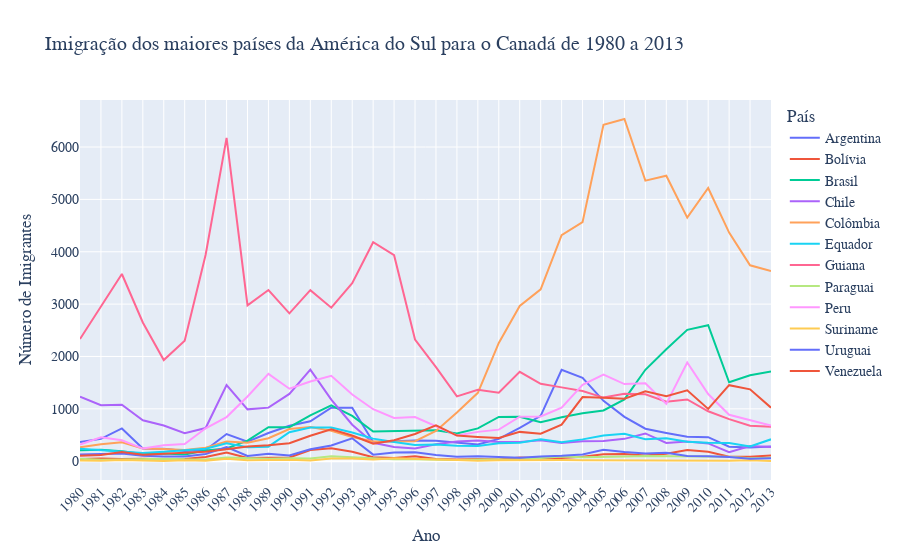

Notebook code for this chart:
### Code cell
import plotly.express as px
fig = px.line(america_sul_final, x = america_sul_final.index, y = america_sul_final.columns, color = 'País',
              title = "Imigração dos maiores países da América do Sul para o Canadá de 1980 a 2013"
              )
#
fig.update_layout(xaxis = {'tickangle': -45},
                  xaxis_title = 'Ano',
                  yaxis_title = 'Número de Imigrantes',
                  font_family="Arial",
                  font_size=14,
                  )
fig.show()

### Figure 1 — Plotly figure (JSON) as saved in the notebook; plotly's stock layout.template omitted (floating-point values rounded to 4 significant figures)
{"data": [{"hovertemplate": "País=Argentina<br>index=%{x}<br>value=%{y}<extra></extra>", "legendgroup": "Argentina", "line": {"color": "#636efa", "dash": "solid"}, "marker": {"symbol": "circle"}, "mode": "lines", "name": "Argentina", "orientation": "v", "showlegend": true, "type": "scatter", "x": ["1980", "1981", "1982", "1983", "1984", "1985", "1986", "1987", "1988", "1989", "1990", "1991", "1992", "1993", "1994", "1995", "1996", "1997", "1998", "1999", "2000", "2001", "2002", "2003", "2004", "2005", "2006", "2007", "2008", "2009", "2010", "2011", "2012", "2013"], "xaxis": "x", "y": [368, 426, 626, 241, 237, 196, 213, 519, 374, 538, 678, 763, 1023, 1022, 366, 380, 396, 391, 349, 318, 427, 635, 865, 1745, 1591, 1153, 847, 620, 540, 467, 459, 278, 263, 282], "yaxis": "y"}, {"hovertemplate": "País=Bolívia<br>index=%{x}<br>value=%{y}<extra></extra>", "legendgroup": "Bolívia", "line": {"color": "#EF553B", "dash": "solid"}, "marker": {"symbol": "circle"}, "mode": "lines", "name": "Bolívia", "orientation": "v", "showlegend": true, "type": "scatter", "x": ["1980", "1981", "1982", "1983", "1984", "1985", "1986", "1987", "1988", "1989", "1990", "1991", "1992", "1993", "1994", "1995", "1996", "1997", "1998", "1999", "2000", "2001", "2002", "2003", "2004", "2005", "2006", "2007", "2008", "2009", "2010", "2011", "2012", "2013"], "xaxis": "x", "y": [44, 52, 42, 49, 38, 44, 79, 165, 63, 68, 71, 214, 247, 180, 75, 61, 96, 43, 33, 42, 33, 72, 57, 59, 85, 134, 139, 107, 143, 214, 180, 86, 83, 107], "yaxis": "y"}, {"hovertemplate": "País=Brasil<br>index=%{x}<br>value=%{y}<extra></extra>", "legendgroup": "Brasil", "line": {"color": "#00cc96", "dash": "solid"}, "marker": {"symbol": "circle"}, "mode": "lines", "name": "Brasil", "orientation": "v", "showlegend": true, "type": "scatter", "x": ["1980", "1981", "1982", "1983", "1984", "1985", "1986", "1987", "1988", "1989", "1990", "1991", "1992", "1993", "1994", "1995", "1996", "1997", "1998", "1999", "2000", "2001", "2002", "2003", "2004", "2005", "2006", "2007", "2008", "2009", "2010", "2011", "2012", "2013"], "xaxis": "x", "y": [211, 220, 192, 139, 145, 130, 205, 244, 394, 650, 650, 877, 1066, 866, 566, 572, 586, 591, 531, 626, 845, 847, 745, 839, 917, 969, 1181, 1746, 2138, 2509, 2598, 1508, 1642, 1714], "yaxis": "y"}, {"hovertemplate": "País=Chile<br>index=%{x}<br>value=%{y}<extra></extra>", "legendgroup": "Chile", "line": {"color": "#ab63fa", "dash": "solid"}, "marker": {"symbol": "circle"}, "mode": "lines", "name": "Chile", "orientation": "v", "showlegend": true, "type": "scatter", "x": ["1980", "1981", "1982", "1983", "1984", "1985", "1986", "1987", "1988", "1989", "1990", "1991", "1992", "1993", "1994", "1995", "1996", "1997", "1998", "1999", "2000", "2001", "2002", "2003", "2004", "2005", "2006", "2007", "2008", "2009", "2010", "2011", "2012", "2013"], "xaxis": "x", "y": [1233, 1069, 1078, 781, 681, 533, 633, 1454, 990, 1023, 1286, 1749, 1175, 697, 352, 273, 244, 325, 376, 397, 366, 369, 401, 347, 383, 384, 427, 530, 350, 375, 340, 174, 291, 273], "yaxis": "y"}, {"hovertemplate": "País=Colômbia<br>index=%{x}<br>value=%{y}<extra></extra>", "legendgroup": "Colômbia", "line": {"color": "#FFA15A", "dash": "solid"}, "marker": {"symbol": "circle"}, "mode": "lines", "name": "Colômbia", "orientation": "v", "showlegend": true, "type": "scatter", "x": ["1980", "1981", "1982", "1983", "1984", "1985", "1986", "1987", "1988", "1989", "1990", "1991", "1992", "1993", "1994", "1995", "1996", "1997", "1998", "1999", "2000", "2001", "2002", "2003", "2004", "2005", "2006", "2007", "2008", "2009", "2010", "2011", "2012", "2013"], "xaxis": "x", "y": [266, 326, 360, 244, 235, 214, 257, 376, 352, 439, 614, 652, 582, 464, 375, 371, 381, 578, 929, 1306, 2259, 2965, 3283, 4318, 4566, 6424, 6535, 5357, 5452, 4652, 5218, 4366, 3741, 3631], "yaxis": "y"}, {"hovertemplate": "País=Equador<br>index=%{x}<br>value=%{y}<extra></extra>", "legendgroup": "Equador", "line": {"color": "#19d3f3", "dash": "solid"}, "marker": {"symbol": "circle"}, "mode": "lines", "name": "Equador", "orientation": "v", "showlegend": true, "type": "scatter", "x": ["1980", "1981", "1982", "1983", "1984", "1985", "1986", "1987", "1988", "1989", "1990", "1991", "1992", "1993", "1994", "1995", "1996", "1997", "1998", "1999", "2000", "2001", "2002", "2003", "2004", "2005", "2006", "2007", "2008", "2009", "2010", "2011", "2012", "2013"], "xaxis": "x", "y": [238, 207, 184, 155, 179, 208, 240, 344, 265, 278, 552, 643, 644, 547, 431, 368, 310, 317, 295, 291, 342, 353, 418, 361, 417, 491, 525, 419, 437, 373, 353, 348, 282, 418], "yaxis": "y"}, {"hovertemplate": "País=Guiana<br>index=%{x}<br>value=%{y}<extra></extra>", "legendgroup": "Guiana", "line": {"color": "#FF6692", "dash": "solid"}, "marker": {"symbol": "circle"}, "mode": "lines", "name": "Guiana", "orientation": "v", "showlegend": true, "type": "scatter", "x": ["1980", "1981", "1982", "1983", "1984", "1985", "1986", "1987", "1988", "1989", "1990", "1991", "1992", "1993", "1994", "1995", "1996", "1997", "1998", "1999", "2000", "2001", "2002", "2003", "2004", "2005", "2006", "2007", "2008", "2009", "2010", "2011", "2012", "2013"], "xaxis": "x", "y": [2334, 2943, 3575, 2650, 1932, 2299, 3942, 6174, 2977, 3270, 2824, 3266, 2932, 3399, 4181, 3935, 2324, 1795, 1238, 1366, 1308, 1707, 1479, 1410, 1341, 1215, 1286, 1277, 1137, 1180, 953, 804, 676, 656], "yaxis": "y"}, {"hovertemplate": "País=Paraguai<br>index=%{x}<br>value=%{y}<extra></extra>", "legendgroup": "Paraguai", "line": {"color": "#B6E880", "dash": "solid"}, "marker": {"symbol": "circle"}, "mode": "lines", "name": "Paraguai", "orientation": "v", "showlegend": true, "type": "scatter", "x": ["1980", "1981", "1982", "1983", "1984", "1985", "1986", "1987", "1988", "1989", "1990", "1991", "1992", "1993", "1994", "1995", "1996", "1997", "1998", "1999", "2000", "2001", "2002", "2003", "2004", "2005", "2006", "2007", "2008", "2009", "2010", "2011", "2012", "2013"], "xaxis": "x", "y": [45, 26, 32, 40, 48, 36, 34, 72, 53, 48, 56, 51, 94, 75, 46, 39, 38, 30, 25, 34, 29, 34, 60, 88, 74, 75, 88, 98, 95, 88, 89, 83, 55, 66], "yaxis": "y"}, {"hovertemplate": "País=Peru<br>index=%{x}<br>value=%{y}<extra></extra>", "legendgroup": "Peru", "line": {"color": "#FF97FF", "dash": "solid"}, "marker": {"symbol": "circle"}, "mode": "lines", "name": "Peru", "orientation": "v", "showlegend": true, "type": "scatter", "x": ["1980", "1981", "1982", "1983", "1984", "1985", "1986", "1987", "1988", "1989", "1990", "1991", "1992", "1993", "1994", "1995", "1996", "1997", "1998", "1999", "2000", "2001", "2002", "2003", "2004", "2005", "2006", "2007", "2008", "2009", "2010", "2011", "2012", "2013"], "xaxis": "x", "y": [317, 456, 401, 241, 306, 328, 628, 843, 1237, 1667, 1384, 1522, 1632, 1274, 993, 827, 845, 676, 493, 560, 603, 849, 855, 1023, 1460, 1653, 1473, 1490, 1094, 1884, 1283, 886, 787, 682], "yaxis": "y"}, {"hovertemplate": "País=Suriname<br>index=%{x}<br>value=%{y}<extra></extra>", "legendgroup": "Suriname", "line": {"color": "#FECB52", "dash": "solid"}, "marker": {"symbol": "circle"}, "mode": "lines", "name": "Suriname", "orientation": "v", "showlegend": true, "type": "scatter", "x": ["1980", "1981", "1982", "1983", "1984", "1985", "1986", "1987", "1988", "1989", "1990", "1991", "1992", "1993", "1994", "1995", "1996", "1997", "1998", "1999", "2000", "2001", "2002", "2003", "2004", "2005", "2006", "2007", "2008", "2009", "2010", "2011", "2012", "2013"], "xaxis": "x", "y": [15, 10, 21, 12, 5, 16, 7, 46, 16, 24, 26, 13, 53, 51, 32, 58, 51, 35, 22, 11, 16, 22, 22, 22, 17, 15, 16, 20, 9, 12, 13, 11, 16, 4], "yaxis": "y"}, {"hovertemplate": "País=Uruguai<br>index=%{x}<br>value=%{y}<extra></extra>", "legendgroup": "Uruguai", "line": {"color": "#636efa", "dash": "solid"}, "marker": {"symbol": "circle"}, "mode": "lines", "name": "Uruguai", "orientation": "v", "showlegend": true, "type": "scatter", "x": ["1980", "1981", "1982", "1983", "1984", "1985", "1986", "1987", "1988", "1989", "1990", "1991", "1992", "1993", "1994", "1995", "1996", "1997", "1998", "1999", "2000", "2001", "2002", "2003", "2004", "2005", "2006", "2007", "2008", "2009", "2010", "2011", "2012", "2013"], "xaxis": "x", "y": [128, 132, 146, 105, 90, 92, 137, 269, 99, 144, 111, 229, 299, 437, 125, 164, 171, 117, 87, 93, 75, 64, 91, 103, 130, 217, 175, 147, 160, 99, 93, 81, 47, 58], "yaxis": "y"}, {"hovertemplate": "País=Venezuela<br>index=%{x}<br>value=%{y}<extra></extra>", "legendgroup": "Venezuela", "line": {"color": "#EF553B", "dash": "solid"}, "marker": {"symbol": "circle"}, "mode": "lines", "name": "Venezuela", "orientation": "v", "showlegend": true, "type": "scatter", "x": ["1980", "1981", "1982", "1983", "1984", "1985", "1986", "1987", "1988", "1989", "1990", "1991", "1992", "1993", "1994", "1995", "1996", "1997", "1998", "1999", "2000", "2001", "2002", "2003", "2004", "2005", "2006", "2007", "2008", "2009", "2010", "2011", "2012", "2013"], "xaxis": "x", "y": [103, 117, 174, 124, 142, 165, 179, 229, 279, 304, 344, 487, 610, 490, 334, 402, 520, 686, 489, 464, 443, 560, 524, 699, 1224, 1211, 1192, 1335, 1239, 1353, 998, 1452, 1373, 1022], "yaxis": "y"}], "layout": {"font": {"family": "Arial", "size": 14}, "legend": {"title": {"text": "País"}, "tracegroupgap": 0}, "title": {"text": "Imigração dos maiores países da América do Sul para o Canadá de 1980 a 2013"}, "xaxis": {"anchor": "y", "domain": [0, 1], "tickangle": -45, "title": {"text": "Ano"}}, "yaxis": {"anchor": "x", "domain": [0, 1], "title": {"text": "Número de Imigrantes"}}}}
